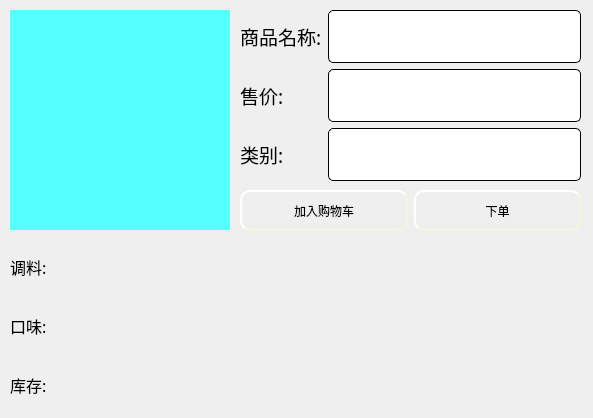
<?xml version="1.0" encoding="UTF-8"?>
<ui version="4.0">
 <class>CliComInfo</class>
 <widget class="QWidget" name="CliComInfo">
  <property name="geometry">
   <rect>
    <x>0</x>
    <y>0</y>
    <width>593</width>
    <height>418</height>
   </rect>
  </property>
  <property name="windowTitle">
   <string>Form</string>
  </property>
  <property name="styleSheet">
   <string notr="true">QWidget#CliComInfo{
	
	background-image: url(:/image/sback.jpg);
}</string>
  </property>
  <widget class="QWidget" name="layoutWidget">
   <property name="geometry">
    <rect>
     <x>240</x>
     <y>10</y>
     <width>341</width>
     <height>171</height>
    </rect>
   </property>
   <layout class="QGridLayout" name="gridLayout">
    <item row="0" column="0">
     <widget class="QLabel" name="label">
      <property name="font">
       <font>
        <family>微软雅黑</family>
        <pointsize>14</pointsize>
       </font>
      </property>
      <property name="text">
       <string>商品名称:</string>
      </property>
     </widget>
    </item>
    <item row="0" column="1">
     <widget class="QLineEdit" name="le_name">
      <property name="enabled">
       <bool>false</bool>
      </property>
      <property name="sizePolicy">
       <sizepolicy hsizetype="Expanding" vsizetype="Expanding">
        <horstretch>0</horstretch>
        <verstretch>0</verstretch>
       </sizepolicy>
      </property>
      <property name="font">
       <font>
        <family>微软雅黑</family>
        <pointsize>14</pointsize>
       </font>
      </property>
      <property name="styleSheet">
       <string notr="true">QLineEdit{
    border-style: outset;
    border-width: 1px;
    border-radius: 5px;

    min-width: 5em;
    padding: 6px;
}</string>
      </property>
     </widget>
    </item>
    <item row="1" column="0">
     <widget class="QLabel" name="label_2">
      <property name="font">
       <font>
        <family>微软雅黑</family>
        <pointsize>14</pointsize>
       </font>
      </property>
      <property name="text">
       <string>售价:</string>
      </property>
     </widget>
    </item>
    <item row="1" column="1">
     <widget class="QLineEdit" name="le_sprice">
      <property name="enabled">
       <bool>false</bool>
      </property>
      <property name="sizePolicy">
       <sizepolicy hsizetype="Expanding" vsizetype="Expanding">
        <horstretch>0</horstretch>
        <verstretch>0</verstretch>
       </sizepolicy>
      </property>
      <property name="font">
       <font>
        <family>微软雅黑</family>
        <pointsize>14</pointsize>
       </font>
      </property>
      <property name="styleSheet">
       <string notr="true">QLineEdit{
    border-style: outset;
    border-width: 1px;
    border-radius: 5px;

    min-width: 5em;
    padding: 6px;
}</string>
      </property>
     </widget>
    </item>
    <item row="2" column="0">
     <widget class="QLabel" name="label_3">
      <property name="font">
       <font>
        <family>微软雅黑</family>
        <pointsize>14</pointsize>
       </font>
      </property>
      <property name="text">
       <string>类别:</string>
      </property>
     </widget>
    </item>
    <item row="2" column="1">
     <widget class="QLineEdit" name="le_sex">
      <property name="enabled">
       <bool>false</bool>
      </property>
      <property name="sizePolicy">
       <sizepolicy hsizetype="Expanding" vsizetype="Expanding">
        <horstretch>0</horstretch>
        <verstretch>0</verstretch>
       </sizepolicy>
      </property>
      <property name="font">
       <font>
        <family>微软雅黑</family>
        <pointsize>14</pointsize>
       </font>
      </property>
      <property name="styleSheet">
       <string notr="true">QLineEdit{
    border-style: outset;
    border-width: 1px;
    border-radius: 5px;

    min-width: 5em;
    padding: 6px;
}</string>
      </property>
     </widget>
    </item>
   </layout>
  </widget>
  <widget class="QWidget" name="layoutWidget_2">
   <property name="geometry">
    <rect>
     <x>10</x>
     <y>240</y>
     <width>571</width>
     <height>171</height>
    </rect>
   </property>
   <layout class="QGridLayout" name="gridLayout_6">
    <item row="0" column="0">
     <layout class="QGridLayout" name="gridLayout_2">
      <item row="0" column="0">
       <widget class="QLabel" name="label_4">
        <property name="font">
         <font>
          <family>微软雅黑</family>
          <pointsize>12</pointsize>
         </font>
        </property>
        <property name="text">
         <string>调料:</string>
        </property>
       </widget>
      </item>
      <item row="0" column="1">
       <widget class="QLabel" name="lb_bar1">
        <property name="font">
         <font>
          <family>微软雅黑</family>
          <pointsize>12</pointsize>
         </font>
        </property>
        <property name="text">
         <string/>
        </property>
       </widget>
      </item>
      <item row="0" column="2">
       <widget class="QLabel" name="lb_bar2">
        <property name="font">
         <font>
          <family>微软雅黑</family>
          <pointsize>12</pointsize>
         </font>
        </property>
        <property name="text">
         <string/>
        </property>
       </widget>
      </item>
      <item row="0" column="3">
       <widget class="QLabel" name="lb_bar3">
        <property name="font">
         <font>
          <family>微软雅黑</family>
          <pointsize>12</pointsize>
         </font>
        </property>
        <property name="text">
         <string/>
        </property>
       </widget>
      </item>
      <item row="0" column="4">
       <widget class="QLabel" name="lb_bar4">
        <property name="font">
         <font>
          <family>微软雅黑</family>
          <pointsize>12</pointsize>
         </font>
        </property>
        <property name="text">
         <string/>
        </property>
       </widget>
      </item>
      <item row="0" column="5">
       <widget class="QLabel" name="lb_bar5">
        <property name="font">
         <font>
          <family>微软雅黑</family>
          <pointsize>12</pointsize>
         </font>
        </property>
        <property name="text">
         <string/>
        </property>
       </widget>
      </item>
     </layout>
    </item>
    <item row="1" column="0">
     <layout class="QGridLayout" name="gridLayout_4">
      <item row="0" column="0">
       <widget class="QLabel" name="label_5">
        <property name="font">
         <font>
          <family>微软雅黑</family>
          <pointsize>12</pointsize>
         </font>
        </property>
        <property name="text">
         <string>口味:</string>
        </property>
       </widget>
      </item>
      <item row="0" column="1">
       <widget class="QLabel" name="lb_color1">
        <property name="font">
         <font>
          <family>微软雅黑</family>
          <pointsize>12</pointsize>
         </font>
        </property>
        <property name="text">
         <string/>
        </property>
       </widget>
      </item>
      <item row="0" column="2">
       <widget class="QLabel" name="lb_color2">
        <property name="font">
         <font>
          <family>微软雅黑</family>
          <pointsize>12</pointsize>
         </font>
        </property>
        <property name="text">
         <string/>
        </property>
       </widget>
      </item>
      <item row="0" column="3">
       <widget class="QLabel" name="lb_color3">
        <property name="font">
         <font>
          <family>微软雅黑</family>
          <pointsize>12</pointsize>
         </font>
        </property>
        <property name="text">
         <string/>
        </property>
       </widget>
      </item>
      <item row="0" column="4">
       <widget class="QLabel" name="lb_color4">
        <property name="font">
         <font>
          <family>微软雅黑</family>
          <pointsize>12</pointsize>
         </font>
        </property>
        <property name="text">
         <string/>
        </property>
       </widget>
      </item>
      <item row="0" column="5">
       <widget class="QLabel" name="lb_color5">
        <property name="font">
         <font>
          <family>微软雅黑</family>
          <pointsize>12</pointsize>
         </font>
        </property>
        <property name="text">
         <string/>
        </property>
       </widget>
      </item>
     </layout>
    </item>
    <item row="2" column="0">
     <layout class="QGridLayout" name="gridLayout_5">
      <item row="0" column="0">
       <widget class="QLabel" name="label_6">
        <property name="font">
         <font>
          <family>微软雅黑</family>
          <pointsize>12</pointsize>
         </font>
        </property>
        <property name="text">
         <string>库存:</string>
        </property>
       </widget>
      </item>
      <item row="0" column="1">
       <widget class="QLabel" name="lb_num1">
        <property name="font">
         <font>
          <family>微软雅黑</family>
          <pointsize>12</pointsize>
         </font>
        </property>
        <property name="text">
         <string/>
        </property>
       </widget>
      </item>
      <item row="0" column="2">
       <widget class="QLabel" name="lb_num2">
        <property name="font">
         <font>
          <family>微软雅黑</family>
          <pointsize>12</pointsize>
         </font>
        </property>
        <property name="text">
         <string/>
        </property>
       </widget>
      </item>
      <item row="0" column="3">
       <widget class="QLabel" name="lb_num3">
        <property name="font">
         <font>
          <family>微软雅黑</family>
          <pointsize>12</pointsize>
         </font>
        </property>
        <property name="text">
         <string/>
        </property>
       </widget>
      </item>
      <item row="0" column="4">
       <widget class="QLabel" name="lb_num4">
        <property name="font">
         <font>
          <family>微软雅黑</family>
          <pointsize>12</pointsize>
         </font>
        </property>
        <property name="text">
         <string/>
        </property>
       </widget>
      </item>
      <item row="0" column="5">
       <widget class="QLabel" name="lb_num5">
        <property name="font">
         <font>
          <family>微软雅黑</family>
          <pointsize>12</pointsize>
         </font>
        </property>
        <property name="text">
         <string/>
        </property>
       </widget>
      </item>
     </layout>
    </item>
   </layout>
  </widget>
  <widget class="QLabel" name="lb_head">
   <property name="geometry">
    <rect>
     <x>10</x>
     <y>10</y>
     <width>220</width>
     <height>220</height>
    </rect>
   </property>
   <property name="styleSheet">
    <string notr="true">background-color: rgb(85, 255, 255);</string>
   </property>
   <property name="text">
    <string/>
   </property>
  </widget>
  <widget class="QWidget" name="layoutWidget_3">
   <property name="geometry">
    <rect>
     <x>240</x>
     <y>190</y>
     <width>341</width>
     <height>41</height>
    </rect>
   </property>
   <layout class="QGridLayout" name="gridLayout_3">
    <item row="0" column="0">
     <widget class="QPushButton" name="pb_shopcart">
      <property name="sizePolicy">
       <sizepolicy hsizetype="Minimum" vsizetype="Expanding">
        <horstretch>0</horstretch>
        <verstretch>0</verstretch>
       </sizepolicy>
      </property>
      <property name="font">
       <font>
        <family>微软雅黑</family>
       </font>
      </property>
      <property name="styleSheet">
       <string notr="true">QPushButton{
	background-image: url(:/ico/pb1.jpg);
    border-style: outset;
    border-width: 2px;
    border-radius: 10px;
    border-color: beige;
    min-width: 5em;
    padding: 6px;
}
QPushButton:hover
{
	
	background-image: url(:/ico/pb.jpg);
    border-style: inset;
}

QPushButton:pressed{
	
	background-image: url(:/ico/pb2.jpg);
    border-style: inset;
}


</string>
      </property>
      <property name="text">
       <string>加入购物车</string>
      </property>
     </widget>
    </item>
    <item row="0" column="1">
     <widget class="QPushButton" name="pb_form">
      <property name="sizePolicy">
       <sizepolicy hsizetype="Minimum" vsizetype="Expanding">
        <horstretch>0</horstretch>
        <verstretch>0</verstretch>
       </sizepolicy>
      </property>
      <property name="font">
       <font>
        <family>微软雅黑</family>
       </font>
      </property>
      <property name="styleSheet">
       <string notr="true">QPushButton{
	background-image: url(:/ico/pb1.jpg);
    border-style: outset;
    border-width: 2px;
    border-radius: 10px;
    border-color: beige;
    min-width: 5em;
    padding: 6px;
}
QPushButton:hover
{
	
	background-image: url(:/ico/pb.jpg);
    border-style: inset;
}

QPushButton:pressed{
	
	background-image: url(:/ico/pb2.jpg);
    border-style: inset;
}


</string>
      </property>
      <property name="text">
       <string>下单</string>
      </property>
     </widget>
    </item>
   </layout>
  </widget>
 </widget>
 <resources/>
 <connections/>
</ui>
